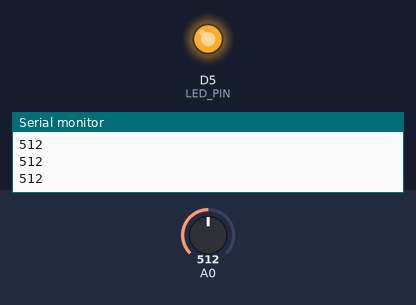
This sketch was run on a simulated ESP8266 (NodeMCU). On the bench: output pins drawn as LEDs (lit = HIGH), the last lines printed to the serial monitor. The test bench sets the inputs (shaded band); at power-on: A0 = 512.

Above: at 1.2 s.
1.3 s: A0 set to 122
At 2.5 s:
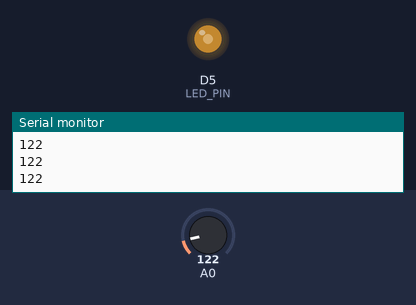
2.8 s: A0 set to 0
At 3.6 s:
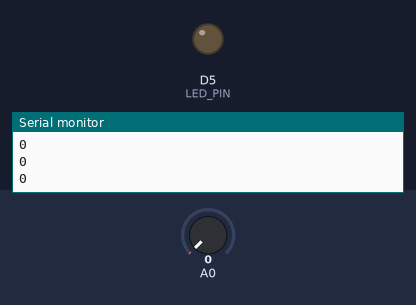
4.3 s: A0 set to 306
At 4.8 s:
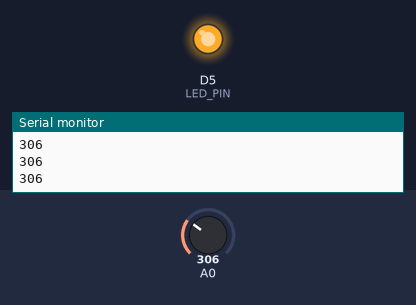
Timing chart, 0 to 7.3 s (numbered marks = the images above; inputs shaded):
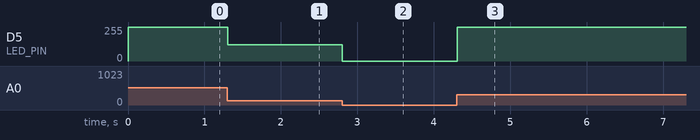

Measured:
- after the input at 1.3 s, D5 (LED_PIN): 255/255 → 122/255 at once
- after the input at 2.8 s, D5 (LED_PIN): 122/255 → 0/255 at once
- after the input at 4.3 s, D5 (LED_PIN): 0/255 → 255/255 at once

The sketch:

Analog_LED_Potentiometer.ino
```cpp
#define LED_PIN D5

void setup() {
  // put your setup code here, to run once:
  pinMode(LED_PIN, OUTPUT);
  Serial.begin(9600);
}

void loop() {

  // analog read : ADC
  int value = analogRead(A0);
  Serial.println(value);

  // LED로 analog 값전달
  // analog write : PWD
  analogWrite(LED_PIN, value);
}
```
